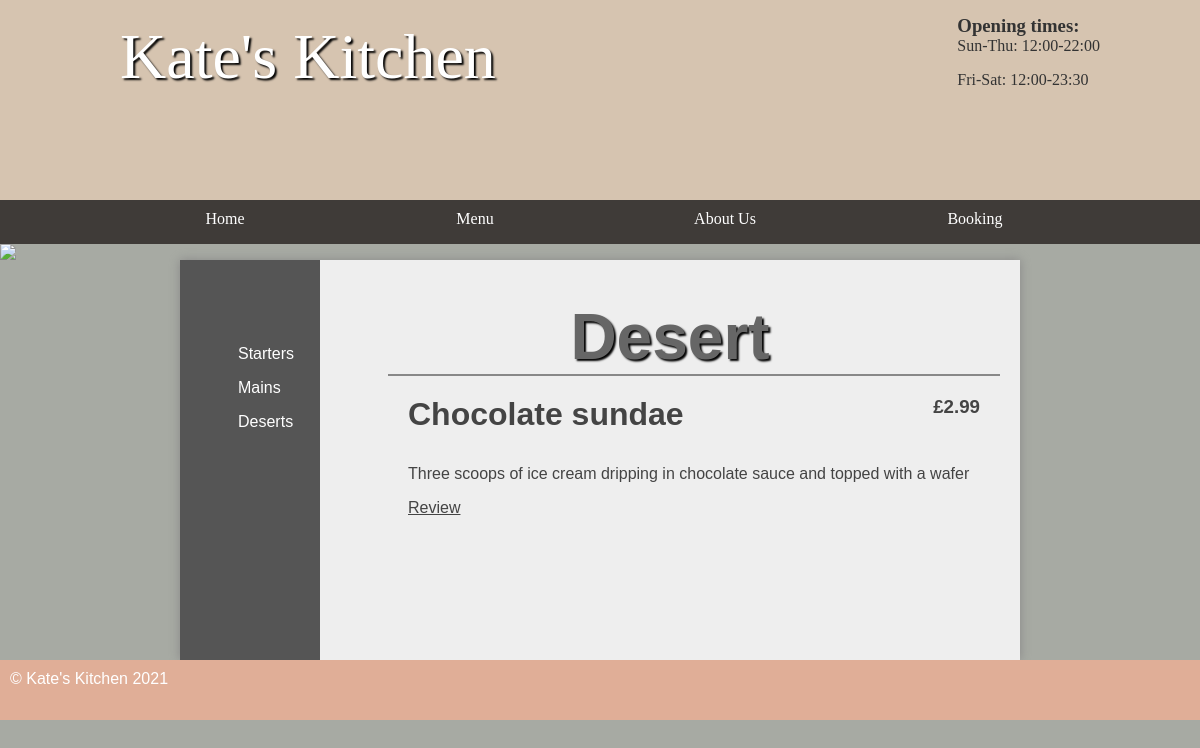
Screenshot of /body/deserts.php with the database file from the repository.
### tables this page shows
CREATE TABLE `category` (
  `id` int(11) NOT NULL AUTO_INCREMENT,
  `name` varchar(45) NOT NULL,
  PRIMARY KEY (`id`)
);

CREATE TABLE `menu` (
  `idmenu` int(11) NOT NULL AUTO_INCREMENT,
  `categoryId` int(11) NOT NULL,
  `nam` varchar(45) NOT NULL,
  `price` decimal(5,2) NOT NULL,
  `descript` varchar(2000) NOT NULL,
  `code` varchar(45) NOT NULL,
  `imag` mediumtext NOT NULL,
  PRIMARY KEY (`idmenu`)
);

### body/deserts.php (the view, shortened to what this page needs)
<?php include"../header/header.php"; ?>
<img src="../images/randombanner.php" />
<main class="sidebar">
    <section class="left">
        <?php
			include"menuListClass.php";
	?>
    </section>
    <section class="right">
        <h1>Desert</h1>
        <ul class="listing">
            <?php
 $pdo = new PDO('mysql:dbname=kitchen;host=127.0.0.1', 'student', 'student');
 $select = $pdo->query("SELECT * FROM menu WHERE categoryId = 3 ");
 foreach ($select as $record) {
     echo '<li>';
     echo '<div class="details">';
     echo '<h3>£' .  $record['price'] . '</h3>';
     echo '<h2>' .  $record['nam'] . '</h2>';
     echo '<p>' . nl2br( $record['descript']) . '</p>';
	 echo"<a href='writeReviewdesert.php'>Review</a>";
	echo '</div>';
	echo '</li>';
   }
  ?>
        </ul>
    </section>
</main>
<?php include"../footer/footer.php";?>
</body>
</html>

### body/menuListClass.php
<?php
class menuList{
    function listmenu(){
			$pdo = new PDO('mysql:dbname=kitchen;host=127.0.0.1', 'student', 'student', [PDO::ATTR_ERRMODE =>  PDO::ERRMODE_EXCEPTION ]);
			$categories = $pdo->query('SELECT * FROM category');
			foreach ($categories as $category) {
				echo '<ul>';
				echo "<li><a href=".$category['name'].".php".">".$category['name']."</a></li>";
		        echo'</ul>';
			}
			}
}
$menu = new menuList();
$menu->listmenu();
?>

### style/styles.css (style rules this page uses)
* { margin: 0; padding: 0; }
html { font-family: 'Oxygen-Regular', verdana, sans-serif; }
body { background-color: #A7AAA3; }
body > img { width: 100%; display: block; }
main ul { margin-left: 3em; }
main a { color: #333; }
.listing h3 { float: right; }
h1 { font-size:4em; color: white; text-align: center; padding-top: 20px; text-shadow: 2px 2px 2px #000; }
main { min-height: 50vh; background-color: #eee; width: 70vw; display: block; margin: auto; box-shadow: 0px 0px 10px #888; color:#444; }
main h2 { font-size:2em; }
p, li, h2 { margin-bottom: 1em; }
.left ul { list-style-type: none }
section a { color: #444; }
.stock, .sidebar { display: table; }
.stock > ul, .sidebar .left { width: 10vw; list-style-type: none; display: table-cell; padding: 10px; background-color: #555; margin: 0; }
.stock .products, .sidebar .right { display: table-cell; padding: 20px; }
.stock > ul a, .sidebar .left a { color: white; text-decoration: none; }
.listing li { border-top: 2px solid #888; padding: 20px; overflow: auto; }
.right { padding: 20px; }
main h1 { color: #666; }

### rows the page displays
category: name "Starters"
category: name "Mains"
category: name "Deserts"
menu: price "2.99", nam "Chocolate sundae", descript "Three scoops of ice cream dripping in chocolate sauce and topped with a wafer"
